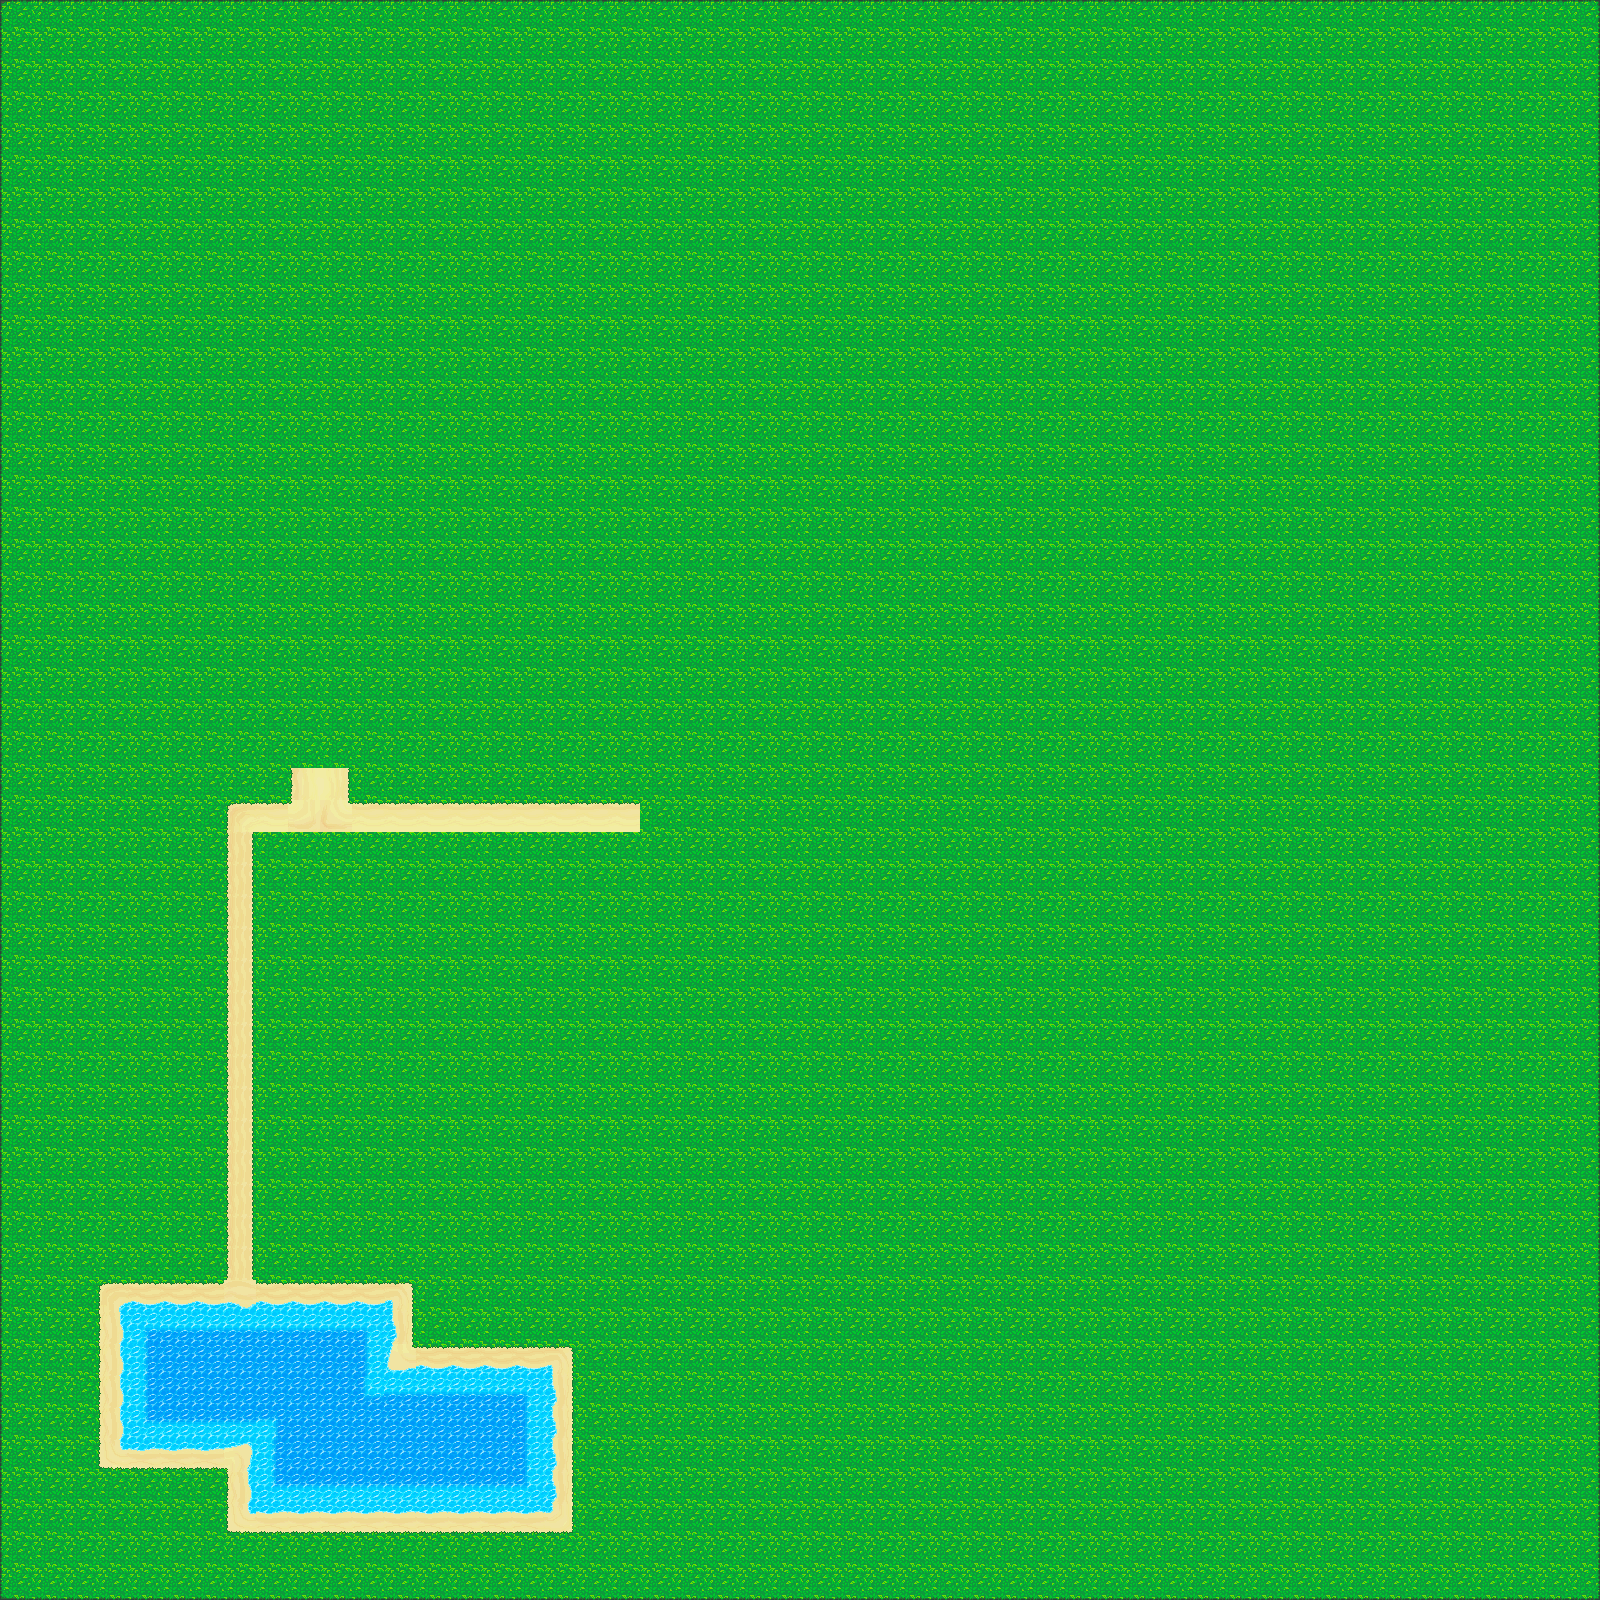

This game map was drawn from its Tiled (.tmx) file and the tilesets committed beside it. A one-line description and the trimmed map source follow:
An orthogonal 50x50 tile map with 32x32 px tiles, 1 tile layer (Tile Layer 1).

<map version="1.0" orientation="orthogonal" renderorder="right-down" width="50" height="50" tilewidth="32" tileheight="32" nextobjectid="1">
 <tileset firstgid="1" name="32x32_map_tile v1.2" tilewidth="32" tileheight="32" spacing="1" margin="1" tilecount="400" columns="20">
  <image source="32x32_map_tile v1.2.png" width="661" height="661" />
 </tileset>
 <layer name="Tile Layer 1" width="50" height="50">
  <data>[2500 cells, 2500 non-empty, 42 distinct tile ids]</data>
 </layer>
</map>
